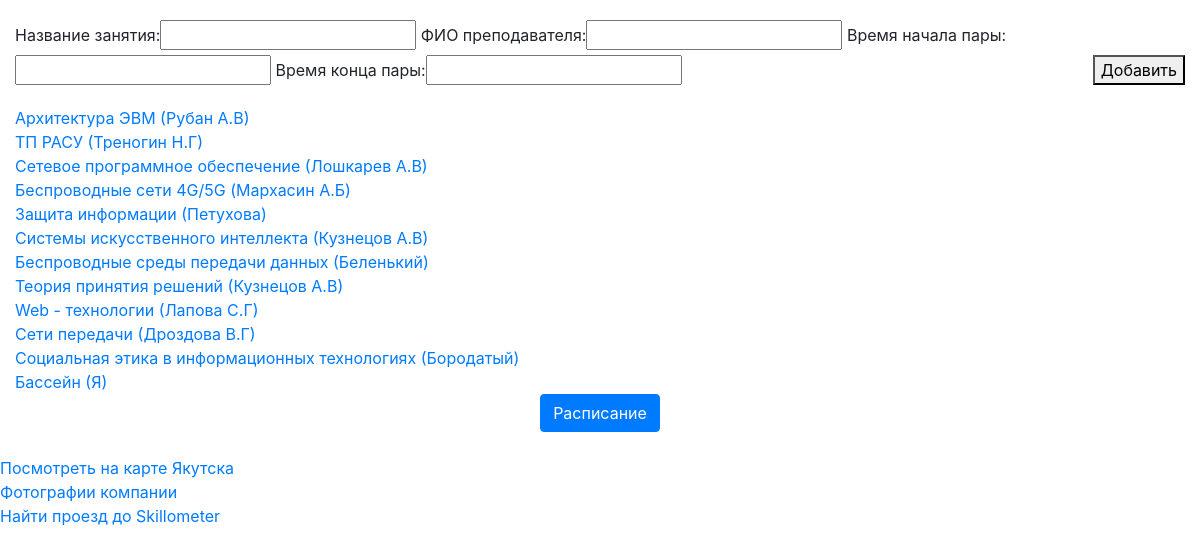
The page / on the database its author committed.
### ivtasu/models.py (models this page shows, shortened)
class Zanyatia(models.Model):
    name = models.CharField(max_length=50, verbose_name='Название занятия')
    lector = models.CharField(max_length=50, verbose_name='ФИО преподавателя')
    time_start = models.TimeField(auto_now=False, auto_now_add=False, verbose_name='Время начала пары')
    time_end = models.TimeField(auto_now=False, auto_now_add=False, verbose_name='Время конца пары')

### ivtasu/views.py (the view, shortened to what this page needs)
# urls.py: path('', views.zan_list, name='zan_list'),
def zan_list(request, id=None):
    if id:
        form = ZanyatiaForm(instance=Zanyatia.objects.get(pk=id))
    else:
        form = ZanyatiaForm()
    perem = Zanyatia.objects.all()
    return render(request, 'ivtasu/base.html', locals())

### ivtasu/forms.py
class ZanyatiaForm(forms.ModelForm):
    class Meta:
        model = Zanyatia
        fields = ('name', 'lector', 'time_start', 'time_end')

### ivtasu/templates/ivtasu/base.html (shortened to what this page needs)
{% load static %}
{% load bootstrap4 %}
<html>
<head>
    {% bootstrap_css %}
    <link rel="stylesheet" href="{% static 'css/ivtasu.css' %}">
</head>
<body>
<div class="container-fluid">
        <div class="nazv row">
            <div class="col">
            <form method="POST">
                {{form}}
                <button>Добавить</button>
            </form>
        </div>
        </div>
        {% for p in perem %}
    <div class="row"><div class="col">
            <a href="{% url 'zan_edit' p.id %}">{{ p.name }} ({{ p.lector }})</a>
        </div> </div>
        {% endfor %}
        <div align="center"><a href="raspisanie" class="btn btn-primary" type="submit">Расписание</a></div>
</div>
<br>
<div class="aaa">
<a class="dg-widget-link" href="http://2gis.ru/yakutsk/firm/70000001044366612/center/129.75033760070804,62.03305232003997/zoom/16?utm_medium=widget-source&utm_campaign=firmsonmap&utm_source=bigMap">Посмотреть на карте Якутска</a><div class="dg-widget-link"><a href="http://2gis.ru/yakutsk/firm/70000001044366612/photos/70000001044366612/center/129.75033760070804,62.03305232003997/zoom/17?utm_medium=widget-source&utm_campaign=firmsonmap&utm_source=photos">Фотографии компании</a></div><div class="dg-widget-link"><a href="http://2gis.ru/yakutsk/center/129.750345,62.032867/zoom/16/routeTab/rsType/bus/to/129.750345,62.032867╎Skillometer?utm_medium=widget-source&utm_campaign=firmsonmap&utm_source=route">Найти проезд до Skillometer</a></div>
</div>
<div id="map" style="width: 600px; height: 400px" ></div>
</body>
</html>

### ivtasu/static/css/ivtasu.css (style rules this page uses)
.nazv { padding-top:20px; }
button { float: right; }

### rows shown on the page
Zanyatia: name "Архитектура ЭВМ", lector "Рубан А.В"
Zanyatia: name "ТП РАСУ", lector "Треногин Н.Г"
Zanyatia: name "Сетевое программное обеспечение", lector "Лошкарев А.В"
Zanyatia: name "Беспроводные сети 4G/5G", lector "Мархасин А.Б"
Zanyatia: name "Защита информации", lector "Петухова"
Zanyatia: name "Системы искусственного интеллекта", lector "Кузнецов А.В"
Zanyatia: name "Беспроводные среды передачи данных", lector "Беленький"
Zanyatia: name "Теория принятия решений", lector "Кузнецов А.В"
Zanyatia: name "Web - технологии", lector "Лапова С.Г"
Zanyatia: name "Сети передачи", lector "Дроздова В.Г"
Zanyatia: name "Социальная этика в информационных технологиях", lector "Бородатый"
Zanyatia: name "Бассейн", lector "Я"
